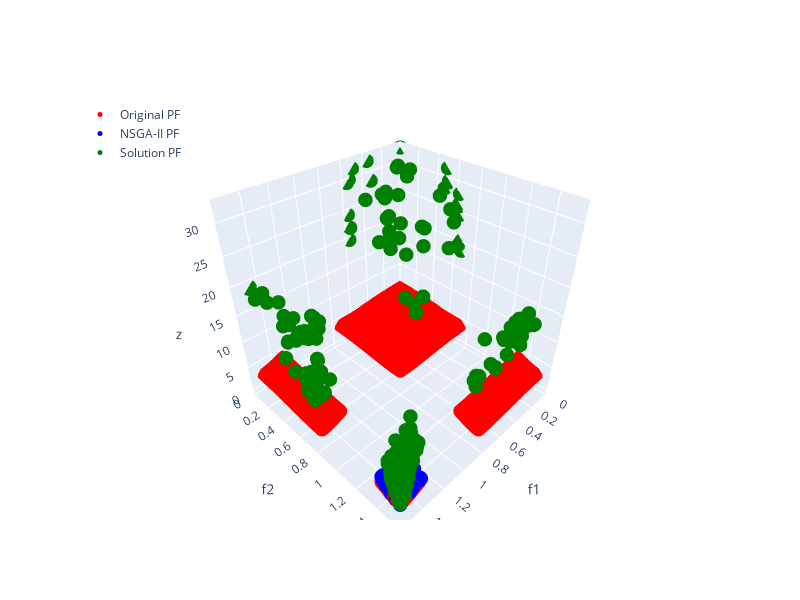
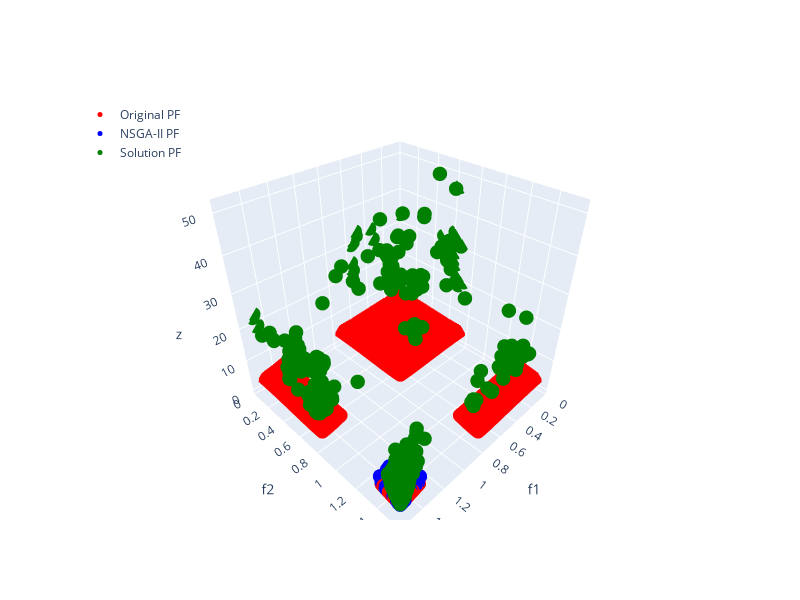

The cell these charts' notebook holds for them, in order:
### Markdown cell above
### MW14

### Code cell
# Load a test problem from pymoo
problem = get_problem("mw14",n_var=30,)

# Create and run the evolutionary algorithm
ea = SoftMajoR(problem, p_cross=0.9, p_mut=0.35, population_size=500, generations=20, 
              crossover_method="sbx", mutation_method="pm", selection_method="tournament_by_rank_and_crowding",
              elitism=True,
              selection_approach="pareto_front")
final_population, final_fitness = ea.evolve()

# Calculate Pareto front from the evolutionary algorithm results
pareto_population, pareto_fitness = ea.calculate_pareto_front(final_population, final_fitness)

# Plot the results
plot_comparison(pareto_fitness, problem, with_nsga2=True)
plot_comparison(final_fitness, problem, with_nsga2=True)

plot_pareto_front_animation(ea.pareto_history, problem, save_path="pareto_front.gif")
